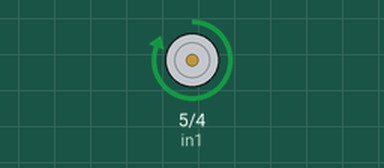
Simulated run of this sketch. Board: Arduino Uno, built with avr-gcc and run on an emulated ATmega328P. Parts: motor-driver pin pairs drawn as motors (green arrow = first pin HIGH = forward, orange = second pin HIGH = backward, longer = more drive).

Above: at 2.5 s.
At 5.5 s:
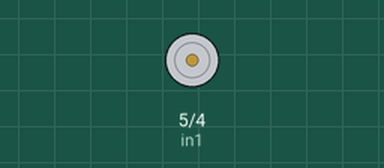
Timing chart, 0 to 7.8 s (numbered marks = the images above):
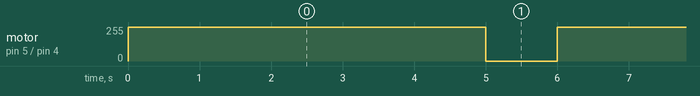

The sketch:

pump_1.ino
```cpp
// Pin definitions for motor control
int in1 = 5;  // Motor input 1 (connected to IN1 on motor driver)
int in2 = 4;  // Motor input 2 (connected to IN2 on motor driver)
// int enA = 9;  // PWM pin to control motor speed

void setup() {
  // Set the motor control pins as outputs
  pinMode(in1, OUTPUT);
  pinMode(in2, OUTPUT);
  // pinMode(enA, OUTPUT);
}

void loop() {
  // Turn on the peristaltic pump (forward direction)
  digitalWrite(in1, HIGH);
  digitalWrite(in2, LOW);
  // analogWrite(enA, 255);  // Full speed
  delay(5000);  // Pump runs for 5 seconds

  // Stop the pump
  digitalWrite(in1, LOW);
  digitalWrite(in2, LOW);
  // analogWrite(enA, 0);
  delay(1000);  // Wait for 1 second

  // // Reverse the pump direction (fluid out)
  // digitalWrite(in1, LOW);
  // digitalWrite(in2, HIGH);
  // analogWrite(enA, 255);  // Full speed
  // delay(5000);  // Pump runs in reverse for 5 seconds

  // // Stop the pump again
  // digitalWrite(in1, LOW);
  // digitalWrite(in2, LOW);
  // analogWrite(enA, 0);
  // delay(1000);  // Wait before the next cycle
}
```

Measured:
- by itself, motor on pin 5 (in1) / pin 4 (in2): alternates forward 255/255 for 5.0 s and stopped for 1.0 s
